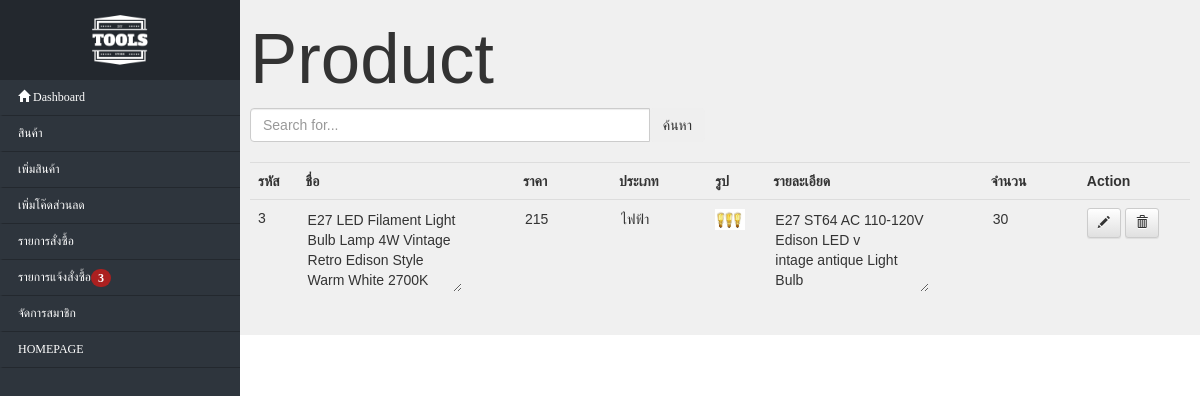
The app's page /backend/index.php?action=product&search=E27 LED Filament Light Bulb Lamp 4W Vintage Retro Edison Style Warm White 2700K with its own data.
### tables this page shows
CREATE TABLE `table_product` (
  `product_id` int(10) UNSIGNED NOT NULL,
  `product_name` varchar(100) NOT NULL,
  `product_price` int(7) NOT NULL,
  `product_category` varchar(20) NOT NULL,
  `product_type` varchar(50) NOT NULL,
  `product_picture` varchar(255) NOT NULL,
  `product_number` int(50) NOT NULL,
  `product_desc` varchar(1024) NOT NULL
);

### backend/product/product.php (the view, shortened to what this page needs)
  <h1>Product</h1>
  <form class="" action="" method="GET">
    <div class="row">
      <div class="col-lg-6">
        <div class="input-group">
          <input type="text" name='search' class="form-control" placeholder="Search for...">
          <span class="input-group-btn">
            <button class="btn btn-secondary" type="submit">ค้นหา</button>
          </span>
        </div>
      </div>
    </div>
  </form>
  <br>
  <?php
  if(isset($_GET['search'])){
    $sql_select_product = 'SELECT * FROM table_product WHERE product_id LIKE "%'.$_GET['search'].'%"OR product_name LIKE "%'.$_GET['search'].'%"';
  }
  else{
    $sql_select_product = 'SELECT * FROM table_product ';
  }
?>
<table class="table" style="border:1px solid black;">
  <tr>
    <th>
      รหัส
    </th>
    <th>
      ชื่อ
    </th>
    <th>
      ราคา
    </th>
    <th>
      ประเภท
    </th>
    <th>
      รูป
    </th>
    <th>
      รายละเอียด
    </th>
    <th>
      จำนวน
    </th>
    <th>
     Action
   </th>
  </tr>
  <?php
  include 'save.php';
  $query_select_product = $connect->query($sql_select_product);
 while ($select_product = $query_select_product->fetch_assoc()){
   ?>
   <form class="" action="#" method="post" onsubmit="return check(<?php echo $select_product['product_id']; ?>);">
      <tr>
        <td>
          <?php echo $select_product['product_id']; ?>
        </td>
        <td>
          <textarea rows="4" class="edit text <?php echo $select_product['product_id']; ?>" name="product_name" readonly><?php echo $select_product['product_name'] ?></textarea>
        </td>
        <td>
          <input class="edit <?php echo $select_product['product_id']; ?>" type="text" name="product_price" value="<?php echo $select_product['product_price'] ?>" readonly>
        </td>
        <td>
          <input class="edit <?php echo $select_product['product_id']; ?>" type="text" name="product_category" value="<?php echo $select_product['product_category'] ?>" readonly>
        </td>
        <td>
          <a href="../<?php echo $select_product['product_picture']; ?>" target="_blank">
            <img class="edit img" src="../<?php echo $select_product['product_picture']; ?>" alt="">
          </a>
        </td>
        <td>
          <textarea rows="4" class="edit text <?php echo $select_product['product_id']; ?>" name="product_desc" readonly><?php echo $select_product['product_desc'] ?></textarea>
        </td>
        <td>
          <input class="edit <?php echo $select_product['product_id']; ?>" type="text" name="product_number" value="<?php echo $select_product['product_number'] ?>" readonly>
        </td>
        <td>
          <button type="submit" name="edit" id="<?php echo $select_product['product_id']; ?>" class="btn btn-default btn-sm" aria-label="Left Align" onclick="bool='e';">
            <span class="glyphicon glyphicon-pencil" aria-hidden="true"></span>
          </button>
          <button type="submit" name="delete" class="btn btn-default btn-sm" aria-label="Left Align" onclick="bool='d';">
            <span class="glyphicon glyphicon-trash" aria-hidden="true"></span>
          </button>
        </td>
      </tr>
     </form>
  <?php }
?>
</table>

### css/css1.css (style rules this page uses)
a { color: white; }
.table a { color:rgb(31, 113, 189); }
.table { border:none !important; }
body { margin: 0px; padding: 0px; }
.edit { width:5vw; background:transparent; border:none; }
.text { width:13vw; }
.edit.img { width:30px; height:auto; }

### css/all.css (style rules this page uses)
h1 { font-size: 5.9vw; }

### records on screen
table_product: product_id "3", product_name "E27 LED Filament Light Bulb Lamp 4W Vintage Retro Edison Style Warm White 2700K", product_price "215", product_category "ไฟฟ้า", product_picture (picture), product_desc "E27 ST64 AC 110-120V Edison LED v intage antique Light Bulb", product_number "30"

### other values on screen
$count "3"
